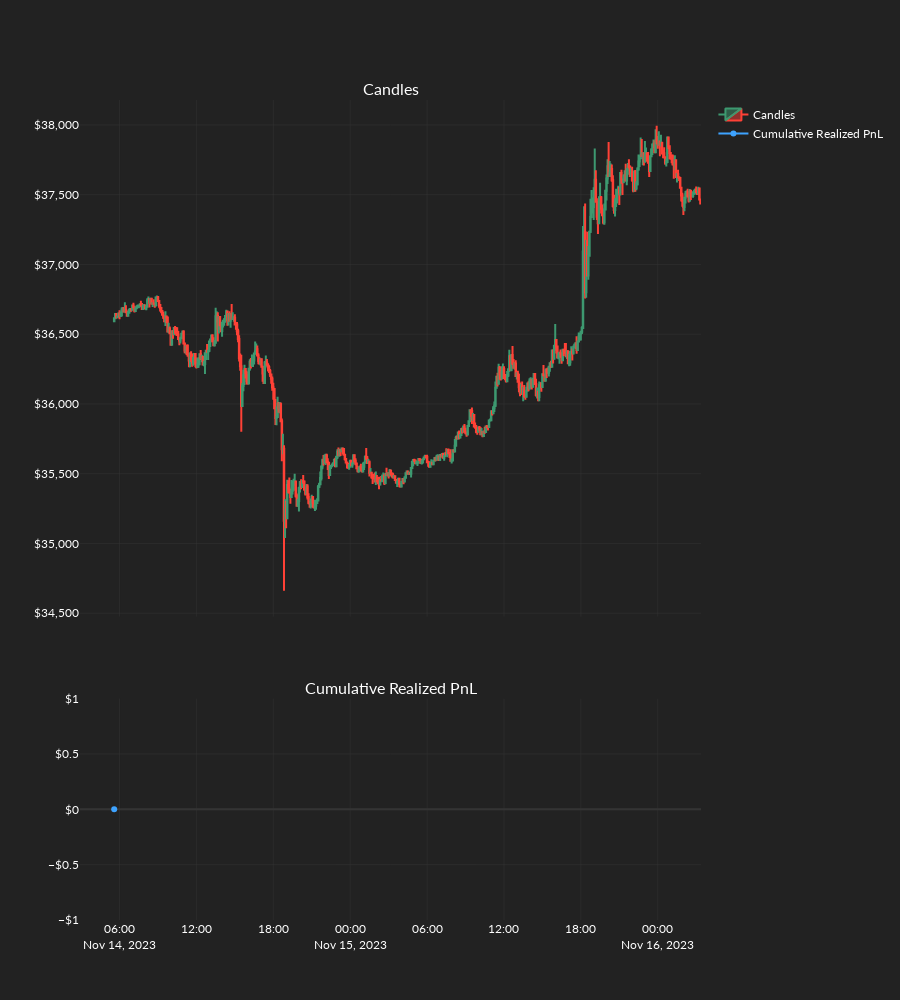

Here is the notebook cell this chart was saved with:
### Code cell
order_records_df = or_backtest(
    backtest_settings=backtest_settings,
    candles=candles,
    dos_arrays=dos_arrays,
    exchange_settings=mufex_main.exchange_settings,
    static_os=static_os,
    strategy=strategy,
    dos_index=2,
    ind_set_index=0,
    plot_results=True,
)

### Figure 1 — Plotly figure (JSON) as saved in the notebook; plotly's stock layout.template omitted (floating-point values rounded to 4 significant figures; data arrays with more than 128 entries replaced by an {"elided": "..."} marker saying what was removed)
{"data": [{"close": {"elided": "550 float values"}, "high": {"elided": "550 float values"}, "low": {"elided": "550 float values"}, "name": "Candles", "open": {"elided": "550 float values"}, "type": "candlestick", "x": {"elided": "550 str values"}, "xaxis": "x", "yaxis": "y"}, {"marker": {"color": "#00F6FF", "line": {"color": "DarkSlateGrey", "width": 1}, "size": 10, "symbol": "circle"}, "mode": "markers", "name": "Entries", "type": "scatter", "x": [], "xaxis": "x", "y": [], "yaxis": "y"}, {"marker": {"color": "#FFCA00", "line": {"color": "DarkSlateGrey", "width": 1}, "size": 10, "symbol": "square"}, "mode": "markers", "name": "Stop Losses", "type": "scatter", "x": [], "xaxis": "x", "y": [], "yaxis": "y"}, {"marker": {"color": "#FF7B00", "line": {"color": "DarkSlateGrey", "width": 1}, "size": 10, "symbol": "triangle-up"}, "mode": "markers", "name": "Take Profits", "type": "scatter", "x": [], "xaxis": "x", "y": [], "yaxis": "y"}, {"marker": {"color": "#FF00BB", "line": {"color": "DarkSlateGrey", "width": 1}, "size": 10, "symbol": "x"}, "mode": "markers", "name": "Stop Loss Filled", "type": "scatter", "x": [], "xaxis": "x", "y": [], "yaxis": "y"}, {"marker": {"color": "#14FF00", "line": {"color": "DarkSlateGrey", "width": 1}, "size": 10, "symbol": "star"}, "mode": "markers", "name": "Take Profit Filled", "type": "scatter", "x": [], "xaxis": "x", "y": [], "yaxis": "y"}, {"marker": {"color": "#F1FF00", "line": {"color": "DarkSlateGrey", "width": 1}, "size": 10, "symbol": "diamond-cross"}, "mode": "markers", "name": "Moved SL", "type": "scatter", "x": [], "xaxis": "x", "y": [], "yaxis": "y"}, {"line": {"color": "#3EA3FF"}, "name": "Cumulative Realized PnL", "type": "scatter", "x": ["2023-11-14T05:35:00"], "xaxis": "x2", "y": [0], "yaxis": "y2"}], "layout": {"annotations": [{"font": {"size": 16}, "showarrow": false, "text": "Candles", "x": 0.5, "xanchor": "center", "xref": "paper", "y": 1, "yanchor": "bottom", "yref": "paper"}, {"font": {"size": 16}, "showarrow": false, "text": "Cumulative Realized PnL", "x": 0.5, "xanchor": "center", "xref": "paper", "y": 0.27, "yanchor": "bottom", "yref": "paper"}], "height": 1000, "xaxis": {"anchor": "y", "domain": [0, 1], "matches": "x2", "rangeslider": {"visible": false}, "showticklabels": false}, "xaxis2": {"anchor": "y2", "domain": [0, 1]}, "yaxis": {"anchor": "x", "domain": [0.37, 1], "tickformat": "$,"}, "yaxis2": {"anchor": "x2", "domain": [0, 0.27], "tickformat": "$,"}}}
